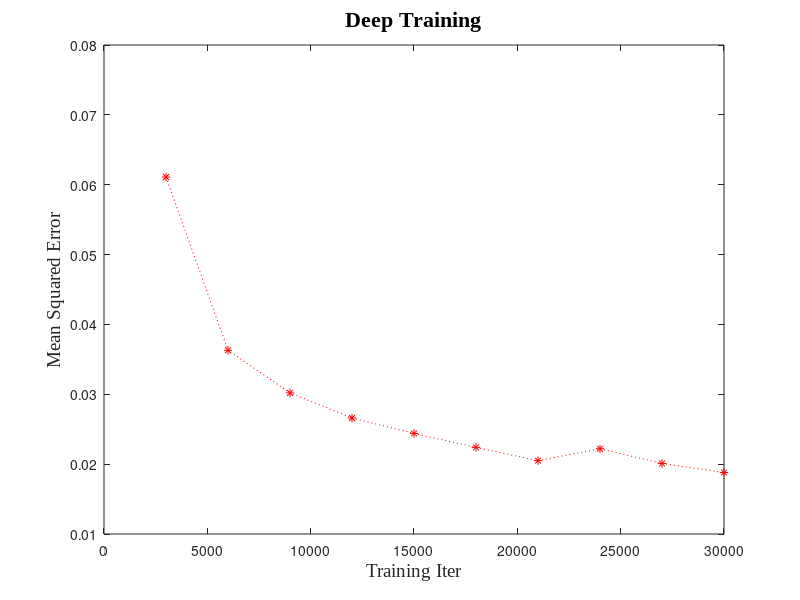

Reproduce this figure in MATLAB.
mse = [0.0611 0.0363 0.0302 0.0266 0.0244 0.0224 0.0205 0.0222 0.0201 0.0188]
step = [1 2 3 4 5 6 7 8 9 10];
step = 3000 * step;
figure(1) 
axis normal
plot(step,mse,'r:*');
title('Deep Training','FontName','Times New Roman','FontWeight','Bold','FontSize',16)
xlabel('Training Iter','FontName','Times New Roman','FontSize',14)
ylabel('Mean Squared Error','FontName','Times New Roman','FontSize',14,'Rotation',90)